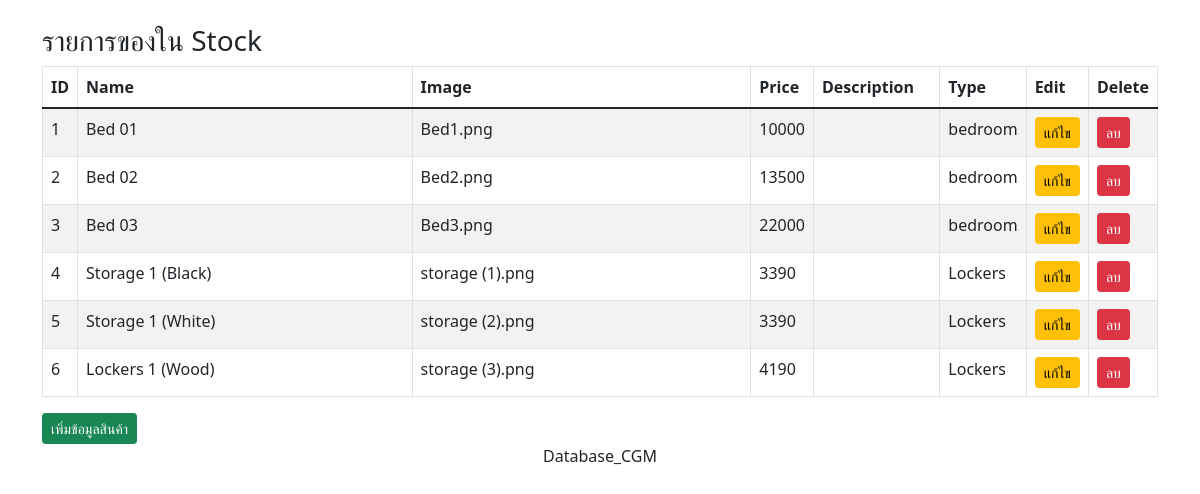
The page /CGM_Furniture_Itemdb/index.php on the database its author committed.
### tables this page shows
CREATE TABLE `sp_product` (
  `id` int(11) NOT NULL,
  `name` text DEFAULT NULL,
  `img` text DEFAULT NULL,
  `price` int(11) DEFAULT NULL,
  `description` text DEFAULT NULL,
  `type` text DEFAULT NULL
);

### CGM_Furniture_Itemdb/index.php (the view, shortened to what this page needs)
<!DOCTYPE html>
<html lang="en">
    <head>
        <link href="https://cdn.jsdelivr.net/npm/bootstrap@5.1.1/dist/css/bootstrap.min.css" rel="stylesheet">
    </head>
    <body>
        <div class="container">
            <div class="row">
                <div class="col-md-12"> <br>
                    <h3>รายการของใน Stock </h3>
                    <table class="table table-striped  table-hover table-responsive table-bordered">
                        <thead>
                            <tr>
                                <th width="3%">ID</th>
                                <th width="40%">Name</th>
								<th width="40%">Image</th>
								<th width="5%">Price</th>
								<th width="40%">Description</th>
								<th width="5%">Type</th>
                                <th width="2%">Edit</th>
                                <th width="2%">Delete</th>
                            </tr>
                        </thead>
                        <tbody>
                            <?php
                            require_once 'connect.php';
                            $stmt = $conn->prepare("SELECT* FROM sp_product");
                            $stmt->execute();
                            $result = $stmt->fetchAll();
                            foreach($result as $k) {
                            ?>
                            <tr>
                                <td><?= $k['id'];?></td>
                                <td><?= $k['name'];?></td>
								<td><?= $k['img'];?></td>
								<td><?= $k['price'];?></td>
								<td><?= $k['description'];?></td>
								<td><?= $k['type'];?></td>
                                <td><a href="formEdit.php?id=<?= $k['id'];?>" class="btn btn-warning btn-sm">แก้ไข</a></td>
                                <td><a href="del.php?id=<?= $k['id'];?>" class="btn btn-danger btn-sm" onclick="return confirm('ยืนยันการลบข้อมูล !!');">ลบ</a></td>
                            </tr>
                            <?php } ?>
                        </tbody>
                    </table>
					<a href="formadd.php" class="btn btn-success btn-sm">เพิ่มข้อมูลสินค้า</a>
                </div>
            </div>
        </div>
        <center>Database_CGM</center>
    </body>
</html>

### rows shown on the page
sp_product: id "1", name "Bed 01", img "Bed1.png", price "10000", type "bedroom"
sp_product: id "2", name "Bed 02", img "Bed2.png", price "13500", type "bedroom"
sp_product: id "3", name "Bed 03", img "Bed3.png", price "22000", type "bedroom"
sp_product: id "4", name "Storage 1 (Black)", img "storage (1).png", price "3390", type "Lockers"
sp_product: id "5", name "Storage 1 (White)", img "storage (2).png", price "3390", type "Lockers"
sp_product: id "6", name "Lockers 1 (Wood)", img "storage (3).png", price "4190", type "Lockers"
